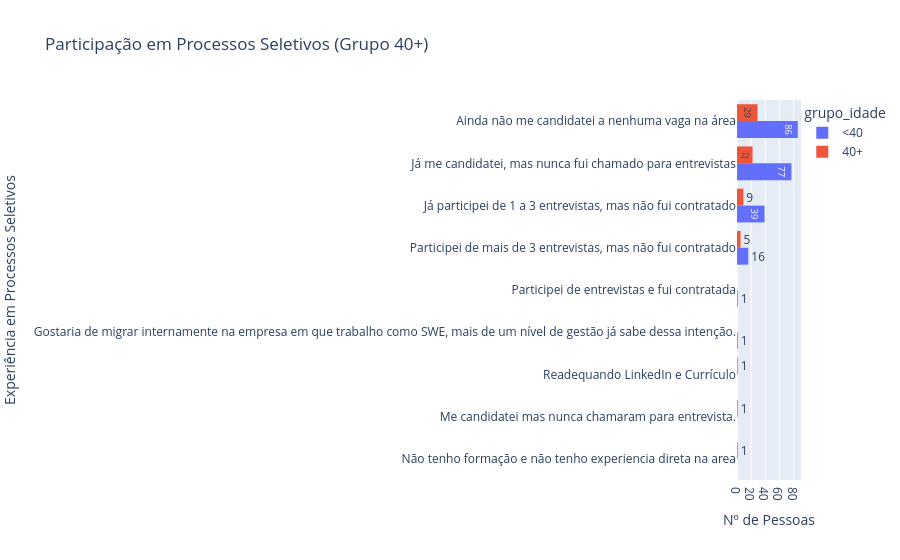

Write notebook code for a chart like this one.
### Code cell
# 2. Participação em Processos Seletivos
# Contando e ordenando as categorias da mais frequente para a menos
ordem_experiencia = (
    df_h1["5.d_experiencia_em_processos_seletivos"]
    .value_counts()
    .sort_values(ascending=False)
    .index.tolist()
)


g7 = px.histogram(
    df_h1,
    y="5.d_experiencia_em_processos_seletivos",
    orientation="h",
    color="grupo_idade",
    barmode="group",
    text_auto=True,
    title="Participação em Processos Seletivos (Grupo 40+)",
    category_orders={"5.d_experiencia_em_processos_seletivos": ordem_experiencia},
    labels={
        "5.d_experiencia_em_processos_seletivos": "Experiência em Processos Seletivos"
    },
)
g7.update_layout(
    xaxis_title="Nº de Pessoas", yaxis_title="Experiência em Processos Seletivos",
)
g7.show()

### Figure 1 — Plotly figure (JSON) as saved in the notebook; plotly's stock layout.template omitted (floating-point values rounded to 4 significant figures; data arrays with more than 128 entries replaced by an {"elided": "..."} marker saying what was removed)
{"data": [{"alignmentgroup": "True", "bingroup": "y", "hovertemplate": "grupo_idade=<40<br>count=%{x}<br>Experiência em Processos Seletivos=%{y}<extra></extra>", "legendgroup": "<40", "marker": {"color": "#636efa", "pattern": {"shape": ""}}, "name": "<40", "offsetgroup": "<40", "orientation": "h", "showlegend": true, "texttemplate": "%{value}", "type": "histogram", "xaxis": "x", "y": {"elided": "222 str values"}, "yaxis": "y"}, {"alignmentgroup": "True", "bingroup": "y", "hovertemplate": "grupo_idade=40+<br>count=%{x}<br>Experiência em Processos Seletivos=%{y}<extra></extra>", "legendgroup": "40+", "marker": {"color": "#EF553B", "pattern": {"shape": ""}}, "name": "40+", "offsetgroup": "40+", "orientation": "h", "showlegend": true, "texttemplate": "%{value}", "type": "histogram", "xaxis": "x", "y": ["Já me candidatei, mas nunca fui chamado para entrevistas", "Ainda não me candidatei a nenhuma vaga na área", "Já participei de 1 a 3 entrevistas, mas não fui contratado", "Já participei de 1 a 3 entrevistas, mas não fui contratado", "Já participei de 1 a 3 entrevistas, mas não fui contratado", "Já me candidatei, mas nunca fui chamado para entrevistas", "Já me candidatei, mas nunca fui chamado para entrevistas", "Já participei de 1 a 3 entrevistas, mas não fui contratado", "Já me candidatei, mas nunca fui chamado para entrevistas", "Já me candidatei, mas nunca fui chamado para entrevistas", "Ainda não me candidatei a nenhuma vaga na área", "Ainda não me candidatei a nenhuma vaga na área", "Ainda não me candidatei a nenhuma vaga na área", "Ainda não me candidatei a nenhuma vaga na área", "Já me candidatei, mas nunca fui chamado para entrevistas", "Participei de mais de 3 entrevistas, mas não fui contratado", "Já participei de 1 a 3 entrevistas, mas não fui contratado", "Já participei de 1 a 3 entrevistas, mas não fui contratado", "Ainda não me candidatei a nenhuma vaga na área", "Já participei de 1 a 3 entrevistas, mas não fui contratado", "Já me candidatei, mas nunca fui chamado para entrevistas", "Já me candidatei, mas nunca fui chamado para entrevistas", "Participei de mais de 3 entrevistas, mas não fui contratado", "Ainda não me candidatei a nenhuma vaga na área", "Já me candidatei, mas nunca fui chamado para entrevistas", "Ainda não me candidatei a nenhuma vaga na área", "Já me candidatei, mas nunca fui chamado para entrevistas", "Ainda não me candidatei a nenhuma vaga na área", "Ainda não me candidatei a nenhuma vaga na área", "Já me candidatei, mas nunca fui chamado para entrevistas", "Ainda não me candidatei a nenhuma vaga na área", "Ainda não me candidatei a nenhuma vaga na área", "Já me candidatei, mas nunca fui chamado para entrevistas", "Ainda não me candidatei a nenhuma vaga na área", "Ainda não me candidatei a nenhuma vaga na área", "Participei de mais de 3 entrevistas, mas não fui contratado", "Já me candidatei, mas nunca fui chamado para entrevistas", "Já me candidatei, mas nunca fui chamado para entrevistas", "Já me candidatei, mas nunca fui chamado para entrevistas", "Já me candidatei, mas nunca fui chamado para entrevistas", "Ainda não me candidatei a nenhuma vaga na área", "Já participei de 1 a 3 entrevistas, mas não fui contratado", "Readequando LinkedIn e Currículo", "Ainda não me candidatei a nenhuma vaga na área", "Ainda não me candidatei a nenhuma vaga na área", "Ainda não me candidatei a nenhuma vaga na área", "Ainda não me candidatei a nenhuma vaga na área", "Ainda não me candidatei a nenhuma vaga na área", "Ainda não me candidatei a nenhuma vaga na área", "Já me candidatei, mas nunca fui chamado para entrevistas", "Ainda não me candidatei a nenhuma vaga na área", "Ainda não me candidatei a nenhuma vaga na área", "Ainda não me candidatei a nenhuma vaga na área", "Ainda não me candidatei a nenhuma vaga na área", "Me candidatei mas nunca chamaram para entrevista.", "Já me candidatei, mas nunca fui chamado para entrevistas", "Ainda não me candidatei a nenhuma vaga na área", "Ainda não me candidatei a nenhuma vaga na área", "Já me candidatei, mas nunca fui chamado para entrevistas", "Já me candidatei, mas nunca fui chamado para entrevistas", "Já me candidatei, mas nunca fui chamado para entrevistas", "Ainda não me candidatei a nenhuma vaga na área", "Não tenho formação e não tenho experiencia direta na area", "Participei de mais de 3 entrevistas, mas não fui contratado", "Participei de mais de 3 entrevistas, mas não fui contratado", "Já participei de 1 a 3 entrevistas, mas não fui contratado", "Já me candidatei, mas nunca fui chamado para entrevistas", "Ainda não me candidatei a nenhuma vaga na área"], "yaxis": "y"}], "layout": {"barmode": "group", "legend": {"title": {"text": "grupo_idade"}, "tracegroupgap": 0}, "title": {"text": "Participação em Processos Seletivos (Grupo 40+)"}, "xaxis": {"anchor": "y", "domain": [0, 1], "title": {"text": "Nº de Pessoas"}}, "yaxis": {"anchor": "x", "categoryarray": ["Não tenho formação e não tenho experiencia direta na area", "Me candidatei mas nunca chamaram para entrevista.", "Readequando LinkedIn e Currículo", "Gostaria de migrar internamente na empresa em que trabalho como SWE, mais de um nível de gestão já sabe dessa intenção.", "Participei de entrevistas e fui contratada", "Participei de mais de 3 entrevistas, mas não fui contratado", "Já participei de 1 a 3 entrevistas, mas não fui contratado", "Já me candidatei, mas nunca fui chamado para entrevistas", "Ainda não me candidatei a nenhuma vaga na área"], "categoryorder": "array", "domain": [0, 1], "title": {"text": "Experiência em Processos Seletivos"}}}}
